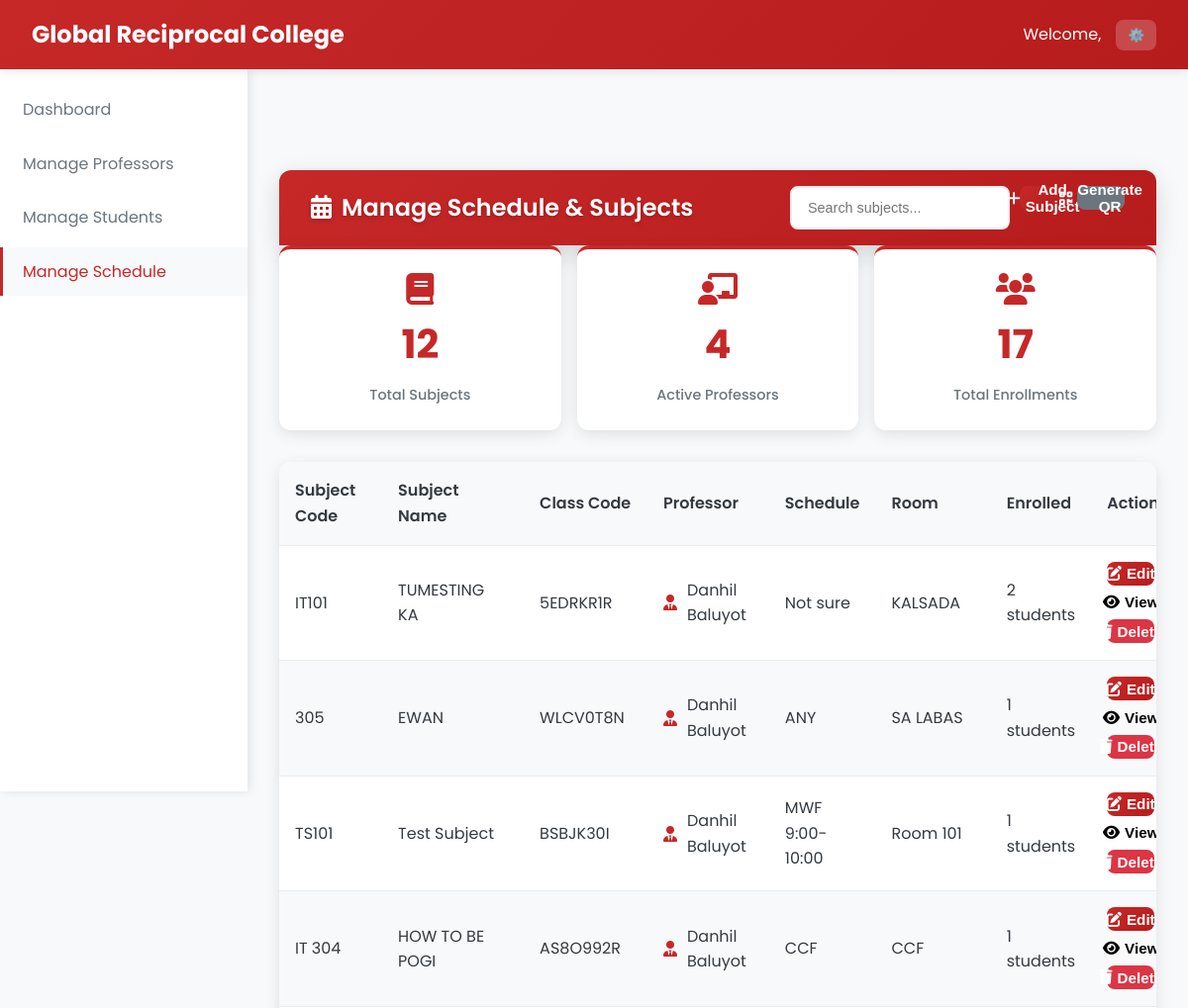
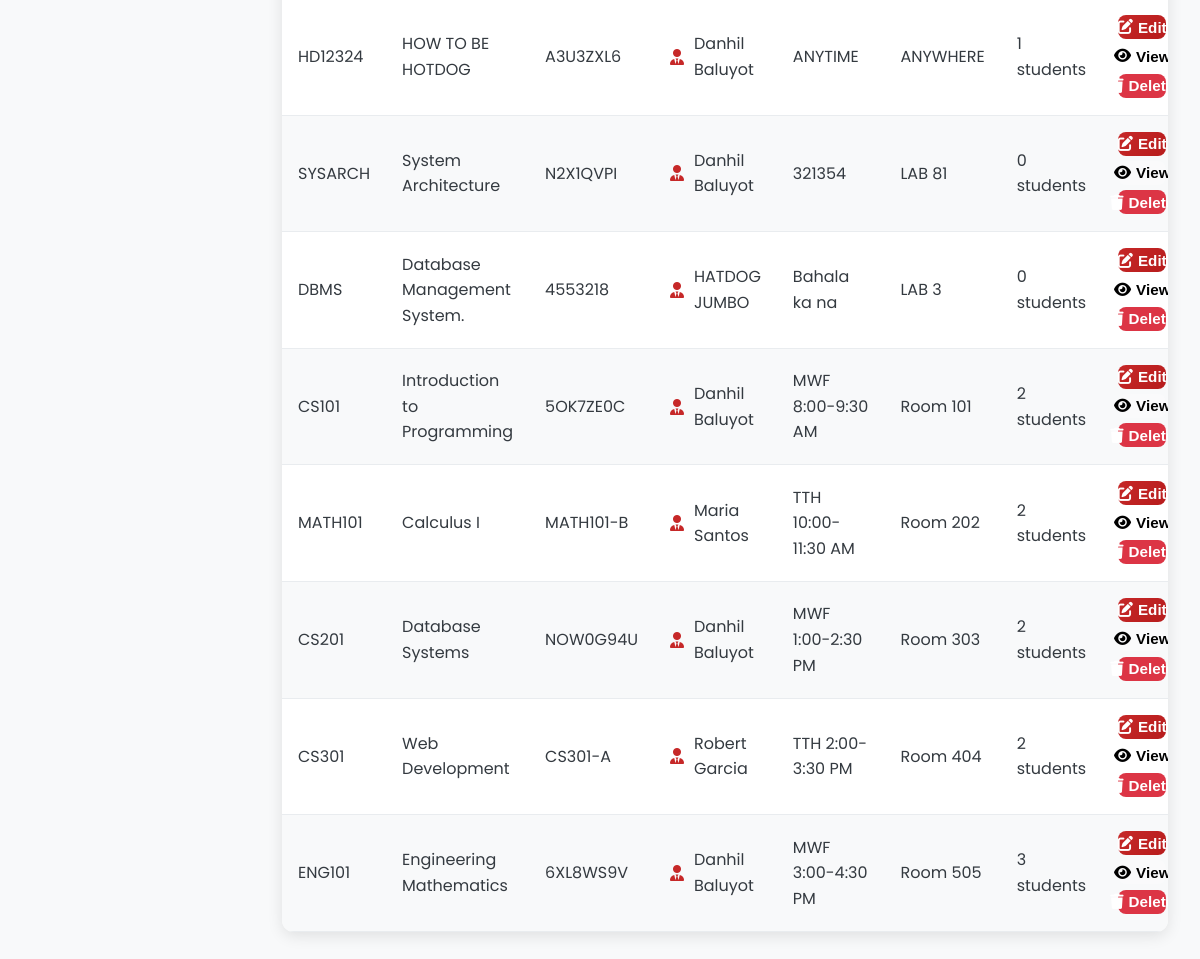
The page /Admin/admin_manage_schedule.php (signed in) on the database its author committed (2 pictures, top to bottom).
### tables this page shows
CREATE TABLE `classes` (
  `class_id` varchar(20) NOT NULL,
  `class_name` varchar(100) NOT NULL,
  `class_code` varchar(20) NOT NULL,
  `subject_id` varchar(20) DEFAULT NULL,
  `professor_id` varchar(20) DEFAULT NULL,
  `schedule` varchar(100) DEFAULT NULL,
  `room` varchar(50) DEFAULT NULL,
  `created_at` datetime NOT NULL,
  `updated_at` datetime NOT NULL
);

CREATE TABLE `subjects` (
  `subject_id` varchar(20) NOT NULL,
  `subject_name` varchar(100) NOT NULL,
  `subject_code` varchar(20) NOT NULL,
  `description` text DEFAULT NULL,
  `credits` int(11) NOT NULL,
  `created_at` datetime NOT NULL,
  `updated_at` datetime NOT NULL
);

CREATE TABLE `professors` (
  `professor_id` varchar(20) NOT NULL,
  `employee_id` varchar(20) NOT NULL,
  `first_name` varchar(50) NOT NULL,
  `last_name` varchar(50) NOT NULL,
  `email` varchar(100) NOT NULL,
  `password` varchar(255) NOT NULL,
  `department` varchar(100) NOT NULL,
  `mobile` varchar(15) NOT NULL,
  `created_at` datetime NOT NULL,
  `updated_at` datetime NOT NULL
);

### Admin/admin_manage_schedule.php (the view, shortened to what this page needs)
<?php
require_once '../php/db.php';
$subjects = $pdo->query("SELECT s.*, p.first_name, p.last_name, c.class_id, c.class_code, c.schedule, c.room
                        FROM subjects s
                        JOIN classes c ON s.subject_id = c.subject_id
                        LEFT JOIN professors p ON c.professor_id = p.professor_id
                        ORDER BY s.created_at DESC")->fetchAll();
$professors = $pdo->query("SELECT * FROM professors ORDER BY first_name, last_name")->fetchAll();
$enrollment_counts = [];
foreach ($subjects as $subject) {
    $stmt = $pdo->prepare("SELECT COUNT(*) as count FROM student_classes sc
                          JOIN classes c ON sc.class_id = c.class_id
                          WHERE c.subject_id = ?");
    $stmt->execute([$subject['subject_id']]);
    $enrollment_counts[$subject['subject_id']] = $stmt->fetch()['count'];
}
?>
<!DOCTYPE html>
<html lang="en">
<head>
    <link rel="stylesheet" href="../css/styles_fixed.css" />
    <link rel="stylesheet" href="https://cdnjs.cloudflare.com/ajax/libs/font-awesome/6.0.0/css/all.min.css">
</head>
<body>
    <nav class="navbar">
        <div class="navbar-brand">
            <span class="navbar-title">Global Reciprocal College</span>
        </div>
        <div class="navbar-user">
            <span>Welcome, <?php echo htmlspecialchars($_SESSION['name']); ?></span>
            <div class="user-dropdown">
                <button class="dropdown-toggle" aria-haspopup="true" aria-expanded="false">⚙️</button>
            </div>
        </div>
    </nav>
    <aside class="sidebar" role="navigation" aria-label="Main sidebar">
        <ul class="sidebar-menu">
            <li class="sidebar-item">
                <a href="admin_dashboard.php" class="sidebar-link">Dashboard</a>
            </li>
            <li class="sidebar-item">
                <a href="admin_manage_professors.php" class="sidebar-link">Manage Professors</a>
            </li>
            <li class="sidebar-item">
                <a href="admin_manage_students.php" class="sidebar-link">Manage Students</a>
            </li>
            <li class="sidebar-item">
                <a href="admin_manage_schedule.php" class="sidebar-link active" aria-current="page">Manage Schedule</a>
            </li>
        </ul>
    </aside>
    <main class="main-content" role="main" tabindex="-1">
        <div class="table-header-enhanced">
            <h2 class="table-title-enhanced"><i class="fas fa-calendar-alt" style="margin-right: 10px;"></i>Manage Schedule & Subjects</h2>
            <div class="btn-group">
                <input type="search" id="searchInput" class="search-input" placeholder="Search subjects..." aria-label="Search subjects" onkeyup="filterSubjects()" />
                <button class="btn btn-primary btn-icon" type="button" onclick="openModal('addSubjectModal')" aria-haspopup="dialog">
                    <i class="fas fa-plus"></i> Add Subject
                </button>
                <button class="btn btn-secondary btn-icon" type="button" onclick="openModal('generateQRModal')" aria-haspopup="dialog">
                    <i class="fas fa-qrcode"></i> Generate QR
                </button>
            </div>
        </div>
        <div class="stats-grid">
            <div class="stats-card fade-in" tabindex="0">
                <i class="fas fa-book" style="font-size: 2rem; color: var(--primary); margin-bottom: 0.5rem;"></i>
                <div class="stats-number"><?php echo count($subjects); ?></div>
                <div class="stats-label">Total Subjects</div>
            </div>
            <div class="stats-card fade-in" tabindex="0">
                <i class="fas fa-chalkboard-teacher" style="font-size: 2rem; color: var(--primary); margin-bottom: 0.5rem;"></i>
                <div class="stats-number"><?php echo count($professors); ?></div>
                <div class="stats-label">Active Professors</div>
            </div>
            <div class="stats-card fade-in" tabindex="0">
                <i class="fas fa-users" style="font-size: 2rem; color: var(--primary); margin-bottom: 0.5rem;"></i>
                <div class="stats-number"><?php echo array_sum($enrollment_counts); ?></div>
                <div class="stats-label">Total Enrollments</div>
            </div>
        </div>
        <div class="table-container" role="region" aria-label="Subjects table">
            <table class="table" aria-describedby="subjectsTableCaption">
                <thead>
                    <tr>
                        <th scope="col">Subject Code</th>
                        <th scope="col">Subject Name</th>
                        <th scope="col">Class Code</th>
                        <th scope="col">Professor</th>
                        <th scope="col">Schedule</th>
                        <th scope="col">Room</th>
                        <th scope="col">Enrolled</th>
                        <th scope="col">Actions</th>
                    </tr>
                </thead>
                <tbody id="subjectsTableBody">
                    <?php foreach ($subjects as $subject): ?>
                    <tr>
                        <td><?php echo $subject['subject_code']; ?></td>
                        <td><?php echo $subject['subject_name']; ?></td>
                        <td><?php echo $subject['class_code']; ?></td>
                        <td>
                            <?php if ($subject['first_name']): ?>
                                <div style="display: flex; align-items: center; gap: 10px;">
                                    <i class="fas fa-user-tie" style="color: var(--primary);"></i>
                                    <?php echo $subject['first_name'] . ' ' . $subject['last_name']; ?>
                                </div>
                            <?php endif; ?>
                        </td>
                        <td><?php echo $subject['schedule']; ?></td>
                        <td><?php echo $subject['room']; ?></td>
                        <td><?php echo $enrollment_counts[$subject['subject_id']] ?? 0; ?> students</td>
                        <td>
                            <div class="action-buttons">
                                <button class="btn btn-sm btn-primary btn-icon" onclick="editSubject(<?php echo htmlspecialchars(json_encode($subject)); ?>)">
                                    <i class="fas fa-edit"></i> Edit
                                </button>
                                <button class="btn btn-sm btn-info btn-icon" onclick="viewEnrolledStudents('<?php echo $subject['class_id']; ?>')">
                                    <i class="fas fa-eye"></i> View
                                </button>
                                <form action="" method="POST" style="display:inline;">
                                    <button type="submit" class="btn btn-sm btn-danger btn-icon" onclick="return confirm('Are you sure you want to delete this subject?')">
                                        <i class="fas fa-trash"></i> Delete
                                    </button>
                                </form>
                            </div>
                        </td>
                    </tr>
                    <?php endforeach; ?>
                </tbody>
            </table>
        </div>
    </main>
</body>
</html>

### css/styles_fixed.css (style rules this page uses)
:root { --primary: #C62828; --primary-dark: #B71C1C; --primary-light: #EF5350; --secondary: #2E7D32; --accent: #1565C0; --light: #f8f9fa; --dark: #343a40; --gray: #6c757d; --light-gray: #e9ecef; --success: #28a745; --warning: #ffc107; --danger: #dc3545; --info: #17a2b8; }
* { margin: 0; padding: 0; box-sizing: border-box; }
body { font-family: 'Poppins', sans-serif; background-color: var(--light); color: var(--dark); line-height: 1.6; }
.navbar { background: linear-gradient(135deg, var(--primary) 0%, var(--primary-dark) 100%); color: white; padding: 1rem 2rem; display: flex; justify-content: space-between; align-items: center; box-shadow: 0 2px 10px rgba(0, 0, 0, 0.1); position: sticky; top: 0; z-index: 1000; }
.navbar-brand { font-size: 1.5rem; font-weight: 700; display: flex; align-items: center; gap: 10px; }
.navbar-user { display: flex; align-items: center; gap: 15px; }
.user-dropdown { position: relative; }
.dropdown-toggle { background: rgba(255, 255, 255, 0.2); border: none; color: white; padding: 8px 12px; border-radius: 8px; cursor: pointer; transition: background-color 0.3s ease; }
.sidebar { width: 250px; background: white; height: calc(100vh - 70px); position: fixed; left: 0; top: 70px; box-shadow: 2px 0 10px rgba(0, 0, 0, 0.1); overflow-y: auto; transition: transform 0.3s ease; z-index: 999; transform: translateX(0); }
.sidebar-menu { list-style: none; padding: 1rem 0; }
.sidebar-item { margin-bottom: 5px; }
.sidebar-link { display: flex; align-items: center; padding: 12px 20px; color: var(--gray); text-decoration: none; transition: all 0.3s ease; border-left: 3px solid transparent; }
.sidebar-link.active { background: var(--light); color: var(--primary); border-left-color: var(--primary); }
.main-content { margin-left: 250px; margin-top: 70px; padding: 2rem; min-height: calc(100vh - 70px); background: var(--light); transition: margin-left 0.3s ease, padding 0.3s ease; }
.btn-icon { font-size: 1.2rem; font-weight: bold; background: rgba(255, 255, 255, 0.2); border-radius: 50%; width: 24px; height: 24px; display: flex; align-items: center; justify-content: center; }
.table-container { background: white; border-radius: 12px; box-shadow: 0 4px 15px rgba(0, 0, 0, 0.1); overflow: hidden; margin-bottom: 2rem; }
.table { width: 100%; border-collapse: collapse; }
.table th, .table td { padding: 1rem; text-align: left; border-bottom: 1px solid var(--light-gray); }
.table th { background: var(--light); font-weight: 600; color: var(--dark); }
.btn { padding: 10px 20px; border: none; border-radius: 8px; cursor: pointer; font-weight: 500; transition: all 0.3s ease; text-decoration: none; display: inline-block; }
.btn-primary { background: var(--primary); color: white; }
.btn-danger { background: var(--danger); color: white; }
.btn-sm { padding: 6px 12px; font-size: 0.875rem; }
.search-input { flex: 1; padding: 10px 15px; border: 2px solid var(--light-gray); border-radius: 8px; font-size: 0.9rem; }
.stats-grid { display: grid; grid-template-columns: repeat(auto-fill, minmax(350px, 1fr)); gap: 2rem; margin-bottom: 2rem; }
.table-header-enhanced { background: linear-gradient(135deg, var(--primary) 0%, var(--primary-dark) 100%); padding: 2rem; border-radius: 16px; margin-bottom: 2rem; box-shadow: 0 8px 25px rgba(0, 0, 0, 0.15); display: flex; justify-content: space-between; align-items: center; }
.table-title-enhanced { color: white; font-size: 1.5rem; font-weight: 700; margin: 0; text-shadow: 0 2px 4px rgba(0, 0, 0, 0.2); }
.btn { padding: 0.75rem 1.5rem; border: none; border-radius: 8px; cursor: pointer; font-size: 0.95rem; font-weight: 600; display: inline-flex; align-items: center; gap: 0.5rem; transition: all 0.2s ease; text-decoration: none; }
.btn-primary { background: linear-gradient(135deg, var(--primary) 0%, var(--primary-dark) 100%); color: white; }
.btn-secondary { background: #6c757d; color: white; }

### rows shown on the page
classes: subject.subject_code "IT101", subject.subject_name "TUMESTING KA", class_code "5EDRKR1R", professor.first_name "Danhil", professor.last_name "Baluyot", schedule "Not sure", room "KALSADA", subject.subject_id "2"
classes: subject.subject_code "305", subject.subject_name "EWAN", class_code "WLCV0T8N", professor.first_name "Danhil", professor.last_name "Baluyot", schedule "ANY", room "SA LABAS", subject.subject_id "1"
classes: subject.subject_code "TS101", subject.subject_name "Test Subject", class_code "BSBJK30I", professor.first_name "Danhil", professor.last_name "Baluyot", schedule "MWF 9:00-10:00", room "Room 101", subject.subject_id "1"
classes: subject.subject_code "IT 304", subject.subject_name "HOW TO BE POGI", class_code "AS8O992R", professor.first_name "Danhil", professor.last_name "Baluyot", schedule "CCF", room "CCF", subject.subject_id "1"
classes: subject.subject_code "HD12324", subject.subject_name "HOW TO BE HOTDOG", class_code "A3U3ZXL6", professor.first_name "Danhil", professor.last_name "Baluyot", schedule "ANYTIME", room "ANYWHERE", subject.subject_id "1"
classes: subject.subject_code "SYSARCH", subject.subject_name "System Architecture", class_code "N2X1QVPI", professor.first_name "Danhil", professor.last_name "Baluyot", schedule "321354", room "LAB 81", subject.subject_id "0"
classes: subject.subject_code "DBMS", subject.subject_name "Database Management System.", class_code "4553218", professor.first_name "HATDOG", professor.last_name "JUMBO", schedule "Bahala ka na", room "LAB 3", subject.subject_id "0"
classes: subject.subject_code "CS101", subject.subject_name "Introduction to Programming", class_code "5OK7ZE0C", professor.first_name "Danhil", professor.last_name "Baluyot", schedule "MWF 8:00-9:30 AM", room "Room 101", subject.subject_id "2"
classes: subject.subject_code "MATH101", subject.subject_name "Calculus I", class_code "MATH101-B", professor.first_name "Maria", professor.last_name "Santos", schedule "TTH 10:00-11:30 AM", room "Room 202", subject.subject_id "2"
classes: subject.subject_code "CS201", subject.subject_name "Database Systems", class_code "NOW0G94U", professor.first_name "Danhil", professor.last_name "Baluyot", schedule "MWF 1:00-2:30 PM", room "Room 303", subject.subject_id "2"
classes: subject.subject_code "CS301", subject.subject_name "Web Development", class_code "CS301-A", professor.first_name "Robert", professor.last_name "Garcia", schedule "TTH 2:00-3:30 PM", room "Room 404", subject.subject_id "2"
classes: subject.subject_code "ENG101", subject.subject_name "Engineering Mathematics", class_code "6XL8WS9V", professor.first_name "Danhil", professor.last_name "Baluyot", schedule "MWF 3:00-4:30 PM", room "Room 505", subject.subject_id "3"

### other values the page prints
count($subjects) "12"
count($professors) "4"
array_sum($enrollment_counts) "17"
